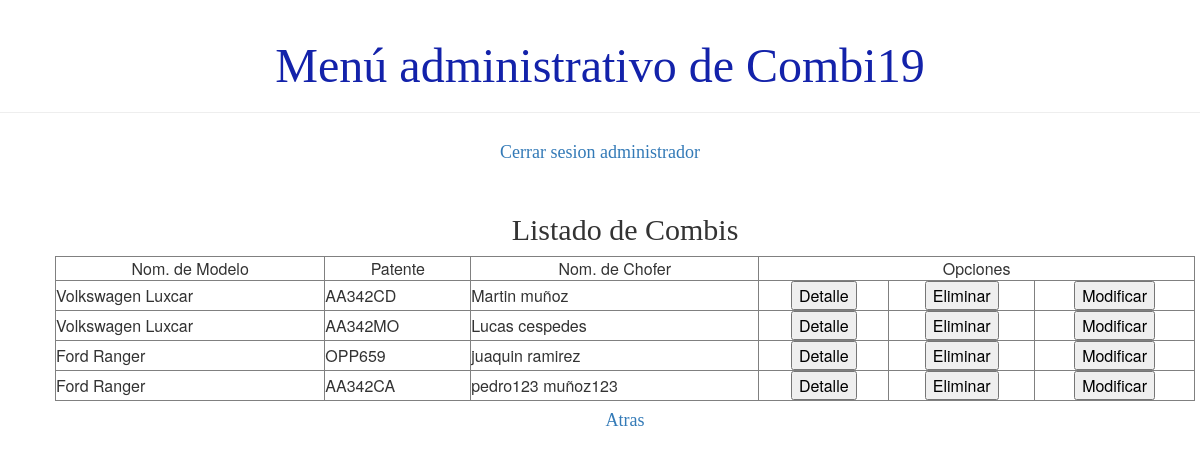
The page /usuario/listaCombi (signed in) on the database as committed earlier.
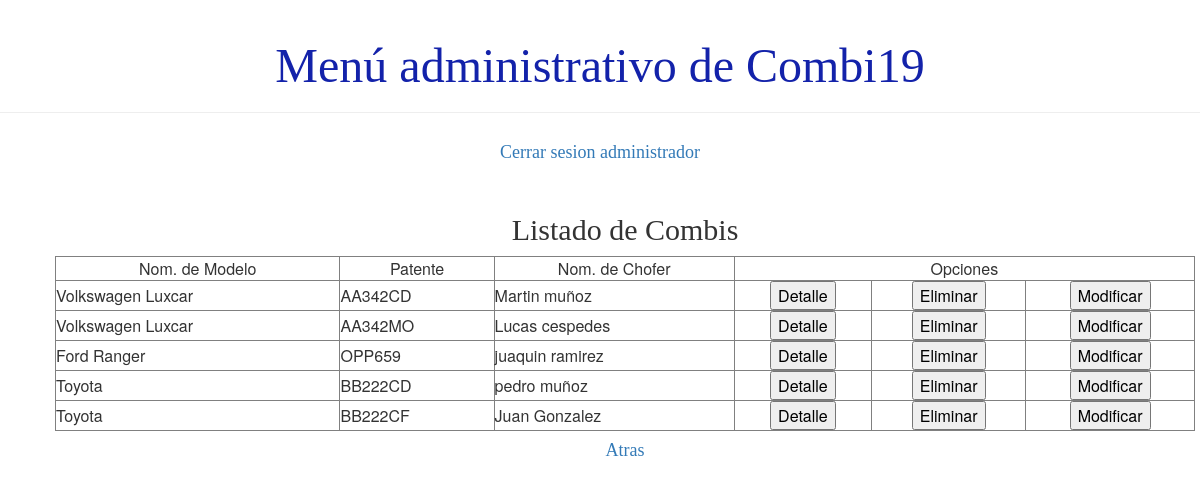
The same page on the database as committed later.
### demo1/models.py (models this page shows, shortened)
class Combi(models.Model):
    TIPOS_COMBI = (
        ('C', 'Cama'),
        ('S', 'Semicama'),
    )
    chofer = models.ForeignKey(Chofer, on_delete=models.CASCADE)
    patente = models.CharField(max_length=10)
    tipo = models.CharField(max_length=1, choices=TIPOS_COMBI)
    modelo = models.CharField(max_length=40)
    asientos = models.IntegerField()
    activo = models.BooleanField(default=True)

### demo1/views.py (the view)
# urls.py: path('usuario/listaCombi', views.listado_combi, name='listado_combi'),
def listado_combi(request):
    combis=filaDeCombi()
    page_obj,cantidad = listadoDePaginacion(combis, request)
    return render(request, 'demo1/listados/listado_combi.html', {'page_obj':page_obj, 'cantidad':cantidad, 'noSePuede':False})

### demo1/views.py (called while the page is built)
def listadoDePaginacion(lista, request):
    paginator= Paginator(lista, 10)
    cantidad=False if (paginator.count == 0) else True
    page_number = request.GET.get('page')
    return (paginator.get_page(page_number), cantidad)

def verificarSiCombiValido(id):
    viajes=Viaje.objects.filter(activo=True).values()
    for i in viajes:
        ruta=Ruta.objects.filter(id=i['ruta_id']).values()
        if ruta[0]['combi_id']==id:
            return False
    return True

def filaDeCombi():
    combis=Combi.objects.filter(activo=True).values()
    lista=[]
    for c in combis:
        chofer=Chofer.objects.filter(id=c['chofer_id']).values()
        n=verificarSiCombiValido(c['chofer_id'])
        d=User.objects.filter(id=chofer[0]['usuario_id']).values()
        dic={'modelo': c['modelo'], 'patente':c['patente'], 'chofer': d[0]['first_name']+' '+d[0]['last_name'], 'pk':c['id'], 'sePuede':n}
        lista.append(dic)
    return lista

### demo1/templates/demo1/listados/listado_combi.html (shortened to what this page needs)
{% extends 'demo1/base.html' %}
{% load static %}
{% block content %}
<div class="card">
    <h2>Listado de Combis</h2>
</div>
    <div class="card">
    <table class="tablalista" width=100% border="1">
        <tbody>
        {% if cantidad %}
            <tr>
                <td align="center">Nom. de Modelo</td>
                <td align="center">Patente</td>
                <td align="center">Nom. de Chofer</td>
                <td align="center" colspan="3">Opciones</td>
            </tr>
            {% for c in page_obj %}
                <tr>
                    <td>{{c.modelo}}</td>
                    <td>{{c.patente }}</td>
                    <td>{{c.chofer }}</td>
                    <td align="center">
                        <button><a href="{% url 'detalle_combi' pk=c.pk%}" style="text-decoration:none; color: black;">Detalle</a></button></td>
                    <td align="center">
                        <button onclick="confirmarEliminacion('{% url 'eliminar_combi' pk=c.pk%}', 'Esta seguro que desea eliminar la combi?' )" style="color: black;">Eliminar</button></td>
                    <td align="center">
                        <button><a href="{% url 'modificar_combi' pk=c.pk%}" style="text-decoration:none; color: black;">Modificar</a></button>
                    </td>
                </tr>
            {% endfor %}
        {% else %}
            <p>No se registro ninguna combi</p>
        {% endif %}
    </tbody>
    </table>
    </div>
<div class="card"><h4><a href="{% url 'principal' %}">Atras</a></h4></div>
{% endblock %}

### demo1/templates/demo1/base.html (shortened to what this page needs)
{% load static %}
<html>
    <head >
        <link rel="stylesheet" href="//maxcdn.bootstrapcdn.com/bootstrap/3.2.0/css/bootstrap.min.css">
        <link rel="stylesheet" href="//maxcdn.bootstrapcdn.com/bootstrap/3.2.0/css/bootstrap-theme.min.css">
        <link rel="stylesheet" href="{% static 'css/demo1.css' %}">
    </head>
    <body>
        <div class="page-header">
        {% if user.is_authenticated and user.is_superuser %}
                <h1>Menú administrativo de Combi19</h1>
        </div>
            <div class="card"><h4><a href="http://127.0.0.1:8000/logout/">Cerrar sesion administrador</a> </h4> </div>
            <br>
            <div>
                <div class="content container">
                    {% block content %}
                    {% endblock %}
                </div>
        </div>
        {% else %}
            <h2 class='card'> <p>Error, No ha iniciado sesion</p></h2>
            <h2 class='card'> <a href="http://127.0.0.1:8000/login/">Iniciar Sesión</a></h2>
        {% endif %}
    </body>
</html>

### demo1/static/css/demo1.css (style rules this page uses)
h4 { color: #02105e; }
.page-header h1, .page-header h1 a, .page-header h1 a:visited, .page-header h1 a:active { color: #1322aa; font-size: 36pt; text-decoration: none; display:inline; display: flex; align-items: center; justify-content: center; }
.content { margin-left: 40px; }
h1, h2, h3, h4 { font-family: 'Lobster', cursive; }
.card { display: flex; align-items: center; justify-content: center; }

Rows that differ between the two databases and show on the page:
no longer on this page (row edited): Combi: modelo "Ford Ranger", patente "AA342CA"
added Combi: modelo "Toyota", patente "BB222CD"
added Combi: modelo "Toyota", patente "BB222CF"
Other text that changed with them:
new list line: "pedro muñoz Detalle Eliminar Modificar"
new list line: "Juan Gonzalez Detalle Eliminar Modificar"
list line gone: "pedro123 muñoz123 Detalle Eliminar Modificar"
